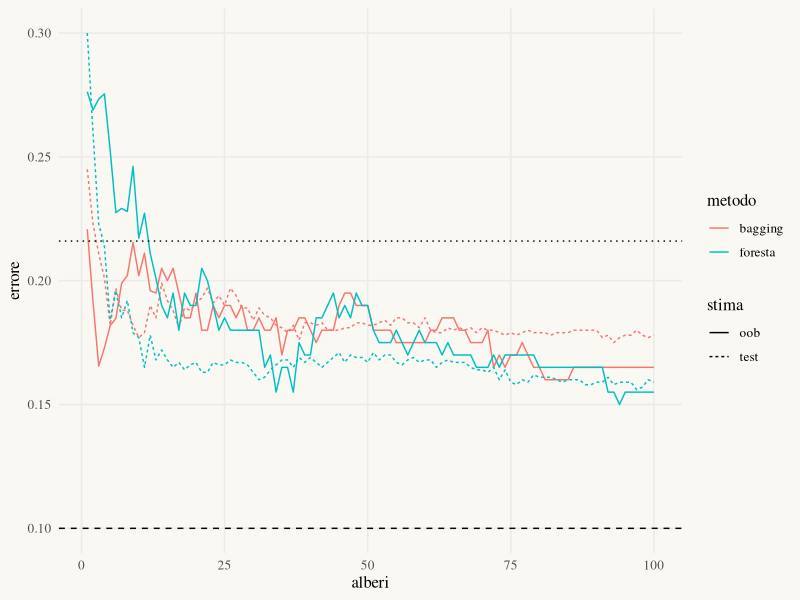

Here is the R script that generated this plot:
# ───────────────────────────────────────────────────────────────
# StatAtlas · Lab 20 — Alberi, bagging e random forest
# R0: stessi dati e stessi campioni bootstrap di StatAtlas (stesso seed, R ≥ 3.6).
# R2: stesso CART didattico (Gini, soglie nei punti medi, prima variabile e soglia più piccola a parità),
#     stessa estrazione di mtry variabili a ogni nodo: stessi alberi e stessi errori.
# R3: rpart e ranger usano regole diverse (potatura, tie, campionamento): confronto di metodo, non stessi numeri.
# ───────────────────────────────────────────────────────────────
library(tidyverse)

set.seed(2026)
n <- 200; n_test <- 1000; p <- 5; eps <- 0.1; mtry <- 2; B <- 100
prof_max <- 30; min_foglia <- 1
confine <- function(X) 8 / pi - X[, 1]^2 - X[, 2]^2

genera <- function(n) {
  X <- matrix(runif(n * p, -2, 2), ncol = p, byrow = TRUE)
  y <- as.integer((confine(X) > 0) != (runif(n) < eps))   # etichette scambiate con probabilità eps
  list(X = X, y = y)
}
tr <- genera(n); te <- genera(n_test)

# CART per due classi: criterio G = n * Gini pesato dei figli, da minimizzare
cresci <- function(X, y, idx, mtry, prof = 0) {
  yy <- y[idx]; m <- length(idx); c1 <- sum(yy); c0 <- m - c1
  foglia <- list(foglia = TRUE, classe = as.integer(c1 > c0), n = m)
  if (prof >= prof_max || m < 2 * min_foglia || c0 == 0 || c1 == 0) return(foglia)
  vars <- if (mtry < p) sample(p, mtry) else seq_len(p)
  G0 <- m - (c0^2 + c1^2) / m; best <- G0 - 1e-10; bj <- 0
  for (j in vars) {
    o <- order(X[idx, j]); v <- X[idx, j][o]; l1 <- cumsum(yy[o])[-m]
    nl <- seq_len(m - 1); nr <- m - nl; l0 <- nl - l1; r1 <- c1 - l1; r0 <- nr - r1
    G <- nl - (l0^2 + l1^2) / nl + nr - (r0^2 + r1^2) / nr
    ok <- which(v[-m] < v[-1] & nl >= min_foglia & nr >= min_foglia)
    if (length(ok)) { i <- ok[which.min(G[ok])]; if (G[i] < best) { best <- G[i]; bj <- j; soglia <- (v[i] + v[i + 1]) / 2 } }
  }
  if (bj == 0) return(foglia)
  sx <- X[idx, bj] < soglia
  list(foglia = FALSE, j = bj, soglia = soglia, sx = cresci(X, y, idx[sx], mtry, prof + 1), dx = cresci(X, y, idx[!sx], mtry, prof + 1))
}
prevedi <- function(t, X) {
  if (t$foglia) return(rep(t$classe, nrow(X)))
  out <- integer(nrow(X)); sx <- X[, t$j] < t$soglia
  out[sx] <- prevedi(t$sx, X[sx, , drop = FALSE]); out[!sx] <- prevedi(t$dx, X[!sx, , drop = FALSE]); out
}

albero <- cresci(tr$X, tr$y, seq_len(n), mtry = p)
errore_albero <- mean(prevedi(albero, te$X) != te$y)

metodi <- c(bagging = p, foresta = mtry)
voti_te <- matrix(0, n_test, 2); voti_oob <- matrix(0, n, 2); conta_oob <- matrix(0, n, 2)
radice <- matrix(NA, B, 2, dimnames = list(NULL, names(metodi))); traiettoria <- vector("list", B)
for (b in seq_len(B)) {
  for (k in 1:2) {
    idx <- sample(n, n, replace = TRUE)                  # campione bootstrap
    t <- cresci(tr$X, tr$y, idx, mtry = metodi[k])
    if (!t$foglia) radice[b, k] <- t$j
    voti_te[, k] <- voti_te[, k] + prevedi(t, te$X)
    fuori <- setdiff(seq_len(n), idx)                    # out-of-bag: mai visti da questo albero
    voti_oob[fuori, k] <- voti_oob[fuori, k] + prevedi(t, tr$X[fuori, , drop = FALSE]); conta_oob[fuori, k] <- conta_oob[fuori, k] + 1
  }
  usati <- conta_oob > 0
  traiettoria[[b]] <- tibble(alberi = b, metodo = names(metodi),
    test = colMeans((2 * voti_te > b) != te$y),
    oob = sapply(1:2, \(k) mean((2 * voti_oob[usati[, k], k] > conta_oob[usati[, k], k]) != tr$y[usati[, k]])))
}
traiettoria <- bind_rows(traiettoria)
traiettoria |> filter(alberi == B)
apply(radice, 2, \(r) table(factor(r, levels = seq_len(p))) / B)

theme_statatlas <- function(base_size = 12) {
  theme_minimal(base_size = base_size, base_family = "serif") +
    theme(panel.grid.minor = element_blank(), plot.background = element_rect(fill = "#FAF8F3", colour = NA))
}
traiettoria |> pivot_longer(c(test, oob), names_to = "stima", values_to = "errore") |>
  ggplot(aes(alberi, errore, colour = metodo, linetype = stima)) + geom_line() +
  geom_hline(yintercept = c(eps, errore_albero), linetype = c("dashed", "dotted")) + theme_statatlas()

# Confronto di metodo (R3)
# library(ranger); ranger(y ~ ., data = data.frame(y = factor(tr$y), tr$X), num.trees = B, mtry = mtry)
